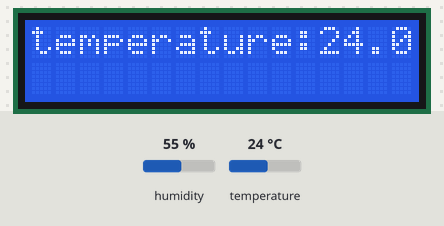
A sketch run on a simulated Arduino Uno, built with avr-gcc and run on an emulated ATmega328P. On the bench: 16×2 character LCD. Inputs (shaded band) come from the test bench; at power-on: humidity 55 %, temperature 24 °C. What the sketch prints to the serial monitor is not drawn.

Above: at 1.2 s.
1.3 s: humidity set to 22 %
At 8.7 s:
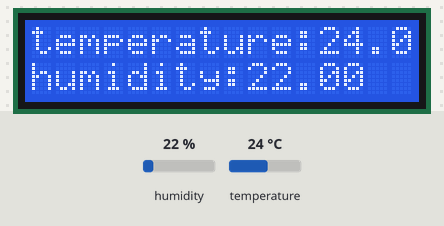
9.6 s: temperature set to 12 °C
At 12.5 s:
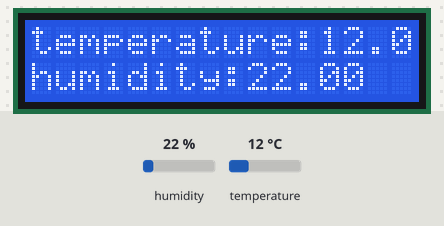
15.6 s: humidity set to 40 %
At 24.0 s:
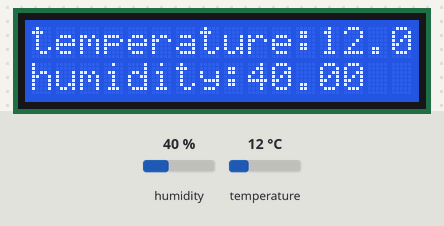
24.8 s: temperature set to 19 °C
At 27.8 s:
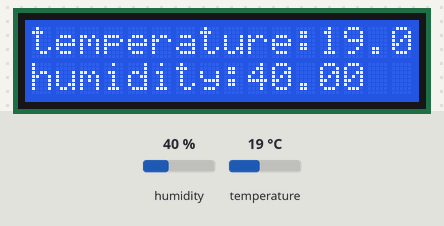
Timing chart, 0 to 29.3 s (numbered marks = the images above; inputs shaded):
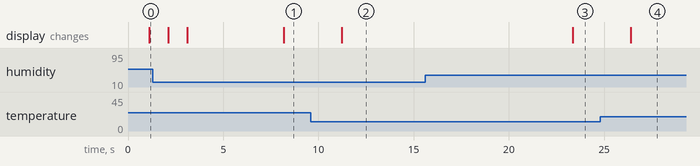

The sketch:

sketch_oct20171023.ino
```cpp
#include <Wire.h> // i2C 통신을위한라이브러리
#include <LiquidCrystal_I2C.h> // LCD 1602 I2C용라이브러리
LiquidCrystal_I2C lcd(0x3F,16,2); // 접근주소: 0x3F 또는0x27
#include <DHT11.h> // DHT11의라이브러리를포함한다
int DHT11_PIN = 4;
int pin=4;            //Signal 이 연결된 아두이노의 핀번호
DHT11 dht11(pin);
void setup()
{
   Serial.begin(9600); //통신속도 설정
     lcd.begin();                      // initialize the lcd

  // Print a message to the LCD.

 // lcd.print("Hello, world!");
}

void loop()
{
  int err;
  float temp, humi;
  if((err=dht11.read(humi, temp))==0) //온도, 습도 읽어와서 표시
  {
    Serial.print("temperature:");
    Serial.print(temp);
    Serial.print(" humidity:");
    Serial.print(humi);
    Serial.println("temperature:");

    lcd.home();
    lcd.print("temperature:");
    delay(1000);
    lcd.print(temp);
    delay(1000);
    lcd.setCursor(0,1);
    lcd.print("humidity:");
    delay(1000);
    lcd.print(humi);
    delay(1000);

  }
  else                                //에러일 경우 처리
  {
    Serial.println();
    Serial.print("Error No :");
    Serial.print(err);
    Serial.println();
    lcd.backlight();
    lcd.println();
    lcd.print("Error No :");
    lcd.print(err);
    lcd.println();
  }
  delay(1000);                        //1초마다 측정
}
```

Measured:
- after the input at 9.6 s, the display: changes after 1.6 s (image 2)
- after the input at 15.6 s, the display: changes after 7.7 s (image 3)
- after the input at 24.8 s, the display: changes after 1.6 s (image 4)
